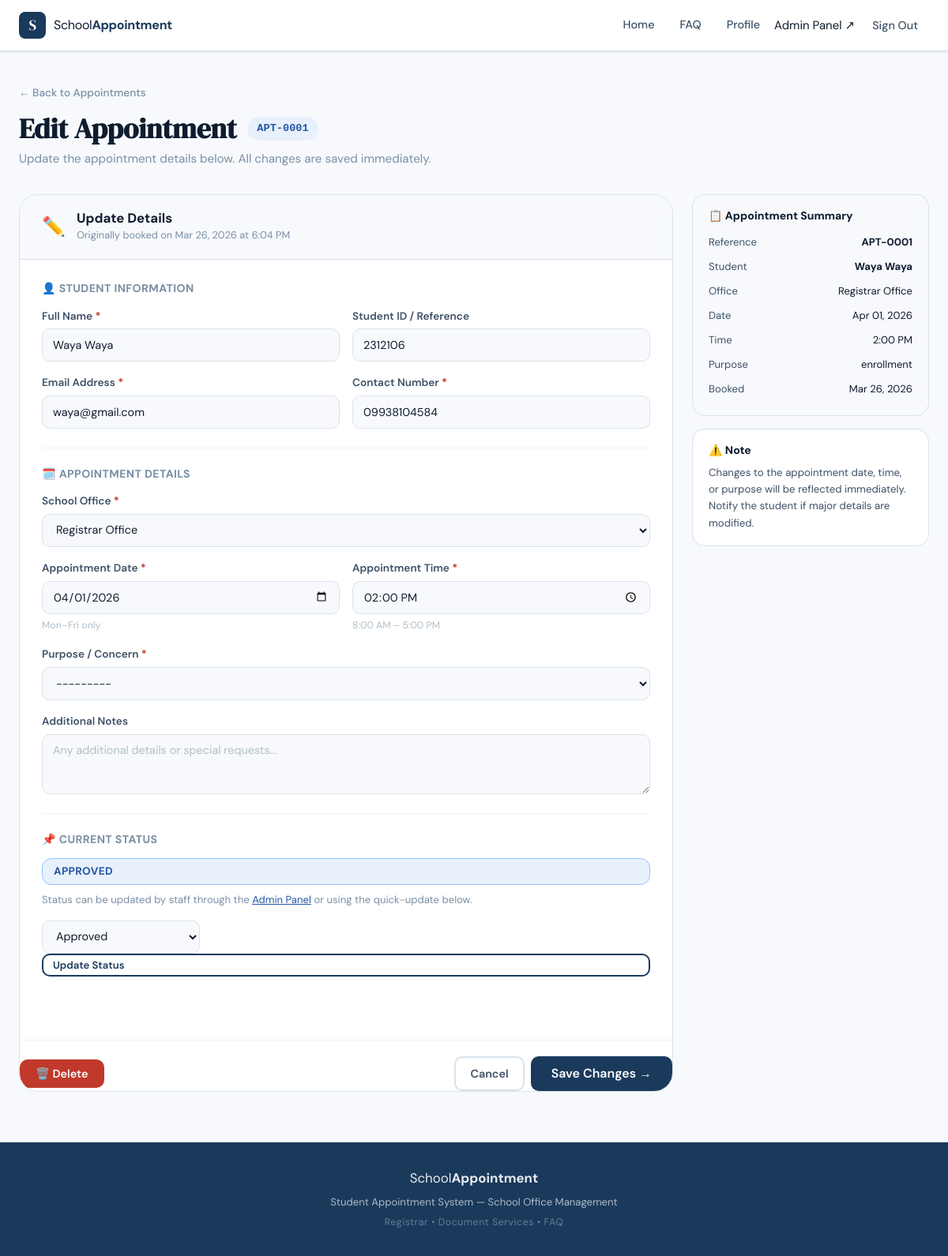
Page /appointments/1/edit/ (signed in) on the earlier database version.
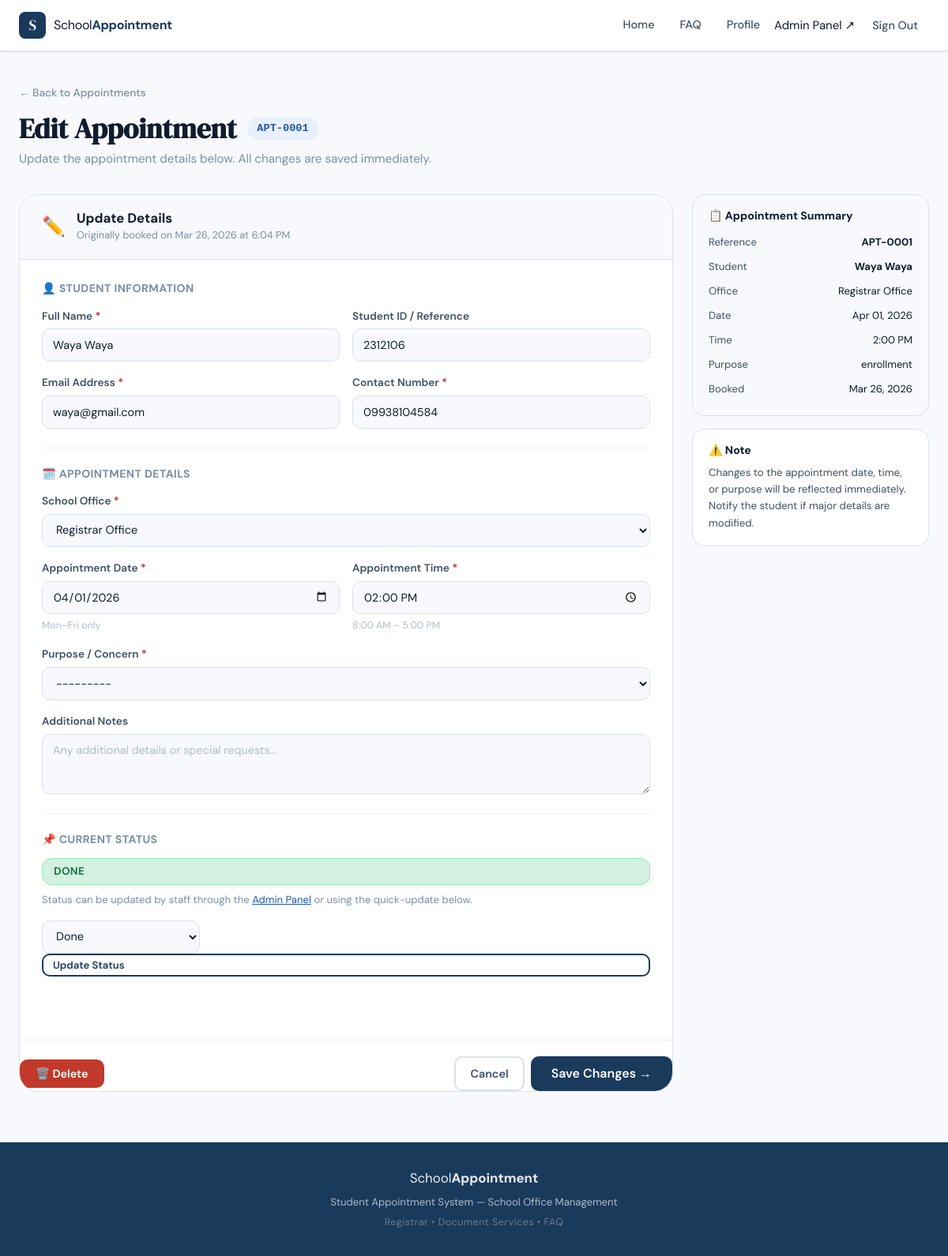
Same page on the later database version.
### appointments/models.py (models this page shows, shortened)
class Appointment(models.Model):
    STATUS_CHOICES = [
        ('pending', 'Pending'),
        ('approved', 'Approved'),
        ('done', 'Done'),
        ('cancelled', 'Cancelled'),
    ]
    PURPOSE_CHOICES = [
        ('tor_request', 'Transcript of Records (TOR) Request'),
        ('document_request', 'Document Request'),
        ('certification', 'Certification / Certificate of Enrollment'),
        ('good_moral', 'Good Moral Certificate'),
        ('diploma_request', 'Diploma / Graduation Documents'),
        ('grade_inquiry', 'Grade / Academic Inquiry'),
        ('other', 'Other Concern'),
    ]
    OFFICE_CHOICES = [
        ('registrar', 'Registrar Office'),
        ('document', 'Document Services'),
    ]
    student_name = models.CharField(max_length=150, verbose_name="Full Name")
    student_id = models.CharField(
        max_length=50, blank=True, null=True,
        verbose_name="Student ID / Reference No."
    )
    email = models.EmailField(verbose_name="Email Address")
    contact = models.CharField(max_length=20, verbose_name="Contact Number")
    office = models.CharField(
        max_length=50, choices=OFFICE_CHOICES,
        default='registrar', verbose_name="School Office"
    )
    date = models.DateField(verbose_name="Appointment Date")
    time = models.TimeField(verbose_name="Appointment Time")
    purpose = models.CharField(
        max_length=50, choices=PURPOSE_CHOICES,
        verbose_name="Purpose / Concern"
    )
    notes = models.TextField(
        blank=True, null=True,
        verbose_name="Additional Notes"
    )
    status = models.CharField(
        max_length=20, choices=STATUS_CHOICES,
        default='pending', verbose_name="Status"
    )
    created_at = models.DateTimeField(auto_now_add=True)
    updated_at = models.DateTimeField(auto_now=True)
    class Meta:
        ordering = ['-date', '-time']
        verbose_name = "Appointment"
        verbose_name_plural = "Appointments"
    def get_status_badge_class(self):
        classes = {
            'pending': 'badge-pending',
            'approved': 'badge-approved',
            'done': 'badge-done',
            'cancelled': 'badge-cancelled',
        }
        return classes.get(self.status, 'badge-pending')

### appointments/views.py (the view, shortened to what this page needs)
# urls.py: path('appointments/<int:pk>/edit/', views.edit_appointment, name='edit_appointment'),
@login_required
def edit_appointment(request, pk):
    appointment = get_object_or_404(Appointment, pk=pk)
    role = _get_role(request.user)
    if request.method == 'POST':
        form = AppointmentForm(request.POST, instance=appointment)
        if form.is_valid():
            form.save()
            messages.success(request, f'Appointment APT-{appointment.id:04d} updated successfully!')
            return redirect('appointments_list')
        else:
            messages.error(request, 'Please correct the errors below.')
    else:
        form = AppointmentForm(instance=appointment)
    return render(request, 'appointments/edit_appointment.html', {
        'form': form,
        'appointment': appointment,
        'is_staff_or_admin': _is_staff_or_admin(request.user),
        'is_admin': _is_admin(request.user),
    })

### appointments/views.py (called while the page is built)
def _get_role(user):
    try:
        return user.profile.role
    except Exception:
        return 'student'

def _is_staff_or_admin(user):
    return _get_role(user) in ('staff', 'admin')

def _is_admin(user):
    return _get_role(user) == 'admin'

### appointments/templates/appointments/edit_appointment.html (shortened to what the changed rows need)
{% extends "appointments/base.html" %}
{% block content %}
<div class="page-container">
  <div class="page-header">
    <div class="page-title-group">
      <div class="page-title-row">
        <h1 class="page-title">Edit Appointment</h1>
        <span class="appt-ref-large">APT-{{ appointment.id|stringformat:"04d" }}</span>
      </div>
    </div>
  </div>
  <div class="form-layout">
    <div class="form-card">
      <div class="form-card-header">
        <div>
          <h2 class="form-card-title">Update Details</h2>
          <p class="form-card-sub">Originally booked on {{ appointment.created_at|date:"M d, Y \\a\\t g:i A" }}</p>
        </div>
      </div>
      <form method="post" class="appt-form" novalidate>
        <div class="form-section">
          <div class="form-row two-col">
            <div class="form-group">
              <label for="{{ form.student_name.id_for_label }}" class="form-label">
                Full Name <span class="required">*</span>
              </label>
              {{ form.student_name }}
            </div>
            <div class="form-group">
              <label for="{{ form.student_id.id_for_label }}" class="form-label">Student ID / Reference</label>
              {{ form.student_id }}
            </div>
          </div>
          <div class="form-row two-col">
            <div class="form-group">
              <label for="{{ form.email.id_for_label }}" class="form-label">
                Email Address <span class="required">*</span>
              </label>
              {{ form.email }}
            </div>
            <div class="form-group">
              <label for="{{ form.contact.id_for_label }}" class="form-label">
                Contact Number <span class="required">*</span>
              </label>
              {{ form.contact }}
            </div>
          </div>
        </div>
        <div class="form-section">
          <div class="form-row">
            <div class="form-group">
              <label for="{{ form.office.id_for_label }}" class="form-label">
                School Office <span class="required">*</span>
              </label>
              {{ form.office }}
            </div>
          </div>
          <div class="form-row two-col">
            <div class="form-group">
              <label for="{{ form.date.id_for_label }}" class="form-label">
                Appointment Date <span class="required">*</span>
              </label>
              {{ form.date }}
              <span class="form-hint">Mon–Fri only</span>
            </div>
            <div class="form-group">
              <label for="{{ form.time.id_for_label }}" class="form-label">
                Appointment Time <span class="required">*</span>
              </label>
              {{ form.time }}
              <span class="form-hint">8:00 AM – 5:00 PM</span>
            </div>
          </div>
          <div class="form-row">
            <div class="form-group">
              <label for="{{ form.purpose.id_for_label }}" class="form-label">
                Purpose / Concern <span class="required">*</span>
              </label>
              {{ form.purpose }}
            </div>
          </div>
          <div class="form-row">
            <div class="form-group">
              <label for="{{ form.notes.id_for_label }}" class="form-label">Additional Notes</label>
              {{ form.notes }}
            </div>
          </div>
        </div>
        <div class="form-section">
          <div class="status-display">
            <span class="badge {{ appointment.get_status_badge_class }} badge-lg">
              {{ appointment.get_status_display }}
            </span>
            <p class="status-note">Status can be updated by staff through the <a href="/admin/">Admin Panel</a> or using the quick-update below.</p>
          </div>
          <div class="form-row">
            <form method="post" action="{% url 'update_status' appointment.pk %}" class="inline-status-form">
              <select name="status" class="form-input form-select" style="max-width:200px">
                <option value="approved" {% if appointment.status == 'approved' %}selected{% endif %}>Approved</option>
                <option value="done" {% if appointment.status == 'done' %}selected{% endif %}>Done</option>
              </select>
              <button type="submit" class="btn btn-sm btn-outline">Update Status</button>
            </form>
          </div>
        </div>
      </form>
    </div>
    <aside class="form-sidebar">
      <div class="info-card info-card-dark">
        <table class="info-table">
          <tr><td>Reference</td><td><strong>APT-{{ appointment.id|stringformat:"04d" }}</strong></td></tr>
          <tr><td>Student</td><td><strong>{{ appointment.student_name }}</strong></td></tr>
          <tr><td>Office</td><td>{{ appointment.get_office_display }}</td></tr>
          <tr><td>Date</td><td>{{ appointment.date|date:"M d, Y" }}</td></tr>
          <tr><td>Time</td><td>{{ appointment.time|time:"g:i A" }}</td></tr>
          <tr><td>Purpose</td><td>{{ appointment.get_purpose_display }}</td></tr>
          <tr><td>Booked</td><td>{{ appointment.created_at|date:"M d, Y" }}</td></tr>
        </table>
      </div>
    </aside>
  </div>
</div>
{% endblock %}

Differences in the rows shown:
changed Appointment "Waya Waya": status "APPROVED" → "DONE"; status "Approved" → "Done"
